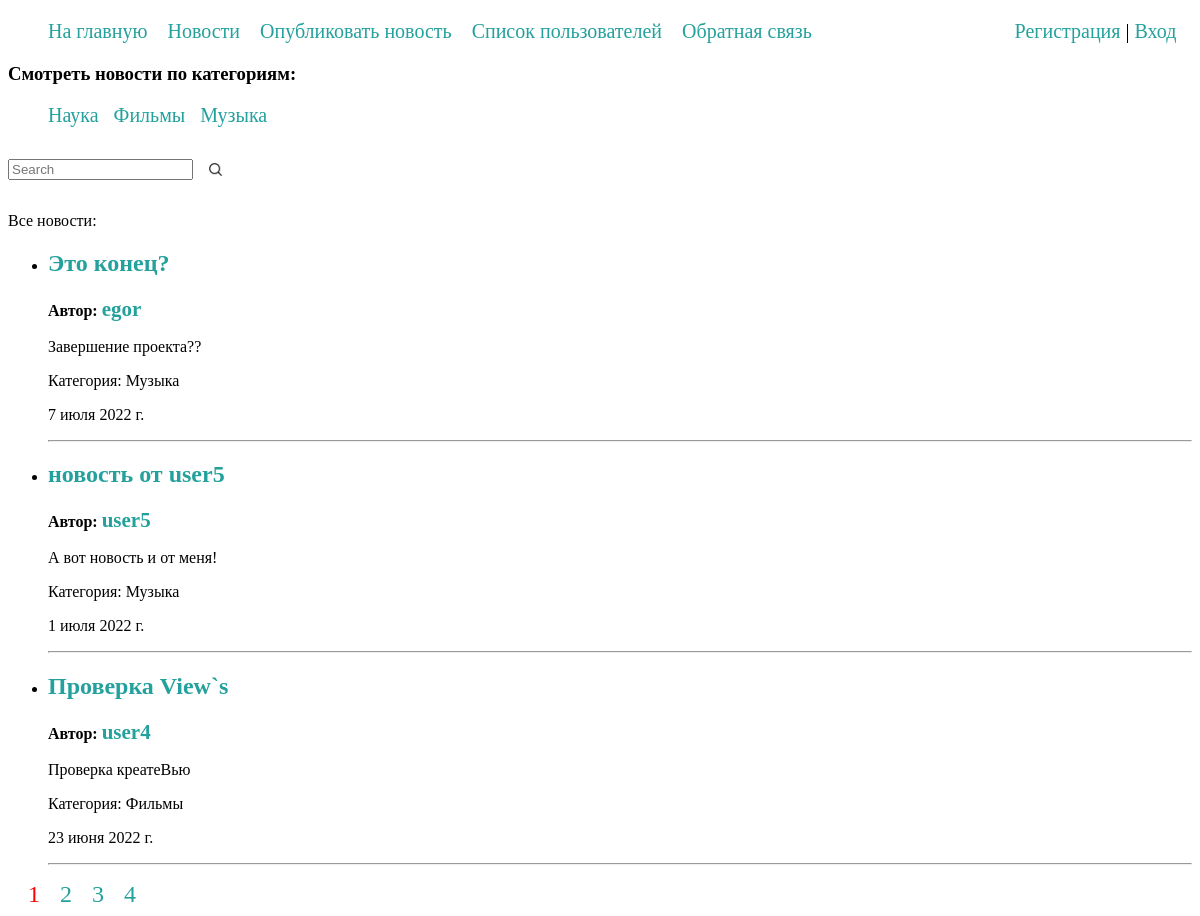
Page /news/ on the committed database.
### news/models.py (models this page shows, shortened)
class Category(models.Model):
    name = models.CharField(max_length=100, db_index=True, verbose_name='Категория')
    slug = models.SlugField(max_length=255, db_index=True, unique=True, verbose_name='URL')
    def __str__(self):
        return self.name
    def get_absolute_url(self):
        return reverse('category', kwargs={'cat_slug': self.slug})
    class Meta:
        verbose_name = 'Категории'
        verbose_name_plural = 'Категории'
        ordering = ['id']

class News(models.Model):
    title = models.CharField(max_length=255, verbose_name='Заголовок')
    content = models.TextField(blank=False, verbose_name='Текст новости')
    time_created = models.DateTimeField(auto_now_add=True)
    cat = models.ForeignKey('Category', on_delete=models.CASCADE, null=True, verbose_name='Категория')
    author = models.ForeignKey(User, on_delete=models.CASCADE, null=True, verbose_name='Автор')
    def get_absolute_url(self):
        return reverse('newsById', kwargs={'news_id': self.pk})
    class Meta:
        verbose_name = 'Новости'
        verbose_name_plural = 'Новости'
        ordering = ['-time_created', 'title']

### news/views.py (the view)
# urls.py: path('news/', AllNews.as_view(), name='news'),
class AllNews(DataMixin, ListView):
    model = News
    template_name = "news/news.html"
    context_object_name = 'posts'
    paginate_by = 3
    def get_context_data(self, *,object_list=None, **kwargs):
        context = super().get_context_data(**kwargs)
        context['form'] = SearchNews()
        mix_def = self.get_user_context(title='Новости')
        return dict(list(context.items()) + list(mix_def.items()))
    def get_queryset(self):
        return News.objects.select_related('cat', 'author', 'author__profile').all()

### news/forms.py
class SearchNews(forms.Form):
    searchBy = forms.CharField(max_length=150, label="", help_text="",
                               widget=forms.TextInput(attrs={'placeholder': 'Search'}))

### news/models.py (called while the page is built)
    def get_absolute_url(self):
        return reverse('profile', kwargs={'profile_id': self.pk})

### news/utils.py (called while the page is built)
    def get_user_context(self, **kwargs):
        context = kwargs
        cats = Category.objects.all()
        context['menu'] = menu
        context['cats'] = cats
        return context

### news/templates/news/news.html (shortened to what this page needs)
{% extends 'news/base.html' %}
{% load static %}
{% block content %}
<h3>Смотреть новости по категориям:</h3>
<div class="divcat">
<ul class="cati">
{% for c in cats %}
     <li>
         <a href="{{ c.get_absolute_url }}">{{c.name}}</a>
     </li>
{% endfor %}
</ul>
</div>
    <form action="searchBy?page=1" method="post" class="forSearch">
        {% for f in form %}
            <p class="formfield"><label for="{{ f.id_for_label }}">{{ f.label }} </label>{{ f }}</p>
        {% endfor %}
        <input type="image" class="searchBtn" src="{% static 'news/img/search.png' %}" border="0" alt="Submit" />
    </form>
<p>Все новости:</p>
<ul>
{% for p in posts %}
    <li>
        <h2><a href="{{ p.get_absolute_url }}">{{p.title}}</a></h2>
        <p><b>Автор: <a style="font-size: 21px;" href="{{ p.author.profile.get_absolute_url }}">{{ p.author.username }}</a></b></p>
        <p>{{p.content}}</p>
        <p>Категория: {{p.cat}}</p>
        <P>{{p.time_created|date:""}}</P>
    </li>
    <hr>
{% endfor %}
</ul>
{% if page_obj.has_other_pages %}
<nav class="paginate">
    <ul class="forPaginate">
        <li>
            {% if page_obj.number == 1 %}
            <a href="?page=1" style="color: red;">1</a>
            {% else %}
            <a href="?page=1">1</a>
            {% endif %}
        </li>
        {% for p in paginator.page_range %}
            {% if p != 1 and p != page_obj.paginator.num_pages %}
                {% if p >= page_obj.number|add:-2 and p <= page_obj.number|add:2 %}
                    <li>
                        {% if page_obj.number == p %}
                            <a href="?page={{ p }}" style="color: red;">{{ p }}</a>
                        {% else %}
                            <a href="?page={{ p }}">{{ p }}</a>
                        {% endif %}
                    </li>
                 {% elif p == 2 or p == paginator.num_pages|add:-1 %}
                    <li>
                       <a href="#" style="color: black;">...</a>
                    </li>
                {% endif %}
            {% endif %}
        {% endfor %}
        <li>
            {% if page_obj.number == page_obj.paginator.num_pages %}
            <a href="?page={{ page_obj.paginator.num_pages }}" style="color: red;">{{ page_obj.paginator.num_pages }}</a>
            {% else %}
            <a href="?page={{ page_obj.paginator.num_pages }}">{{ page_obj.paginator.num_pages }}</a>
            {% endif %}
        </li>
    </ul>
</nav>
{% endif %}
{% endblock %}

### news/static/news/css/styles.css (style rules this page uses)
.divcat { background-color:#eeeeee; display:inline; }
.cati li { display: inline; font-size: 20px; margin: 0px 10px 0px 0px; }
a:active, a:hover, a { text-decoration: none; color: #24a19c; }
.formfield * { vertical-align: middle; }
.forSearch { display: flex; align-items: center; }
.searchBtn { width: 15px; height: 15px; margin-left: 15px; }
.forPaginate { list-style: none; margin: 0; padding-left: 0; display: flex; font-size: 24px; }
.paginate { display: inline; }
.forPaginate li { margin-left: 20px; }

### rows in the picture
Category: name "Наука"
Category: name "Фильмы"
Category: name "Музыка"
News: title "Это конец?", author.username "egor", content "Завершение проекта??", cat "Музыка", time_created "7 июля 2022 г."
News: title "новость от user5", author.username "user5", content "А вот новость и от меня!", cat "Музыка", time_created "1 июля 2022 г."
News: title "Проверка View`s", author.username "user4", content "Проверка креатеВью", cat "Фильмы", time_created "23 июня 2022 г."

### other values in the picture
{{ m.title }} "На главную" "Новости" "Опубликовать новость" "Список пользователей" "Обратная связь"
{{ p }} "2" "3"
{{ page_obj.paginator.num_pages }} "4"
